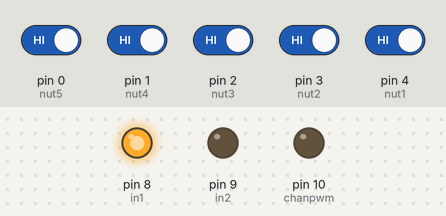
Bench run of a sketch on a simulated Arduino Uno, built with avr-gcc and run on an emulated ATmega328P. On the bench: output pins drawn as LEDs (lit = HIGH). The test bench sets the inputs (shaded band); at power-on: pin 0 (nut5), pin 1 (nut4), pin 2 (nut3), pin 3 (nut2), pin 4 (nut1) HIGH.

Above: at 1.2 s.
1.3 s: pin 0 (nut5) driven LOW
At 2.0 s:
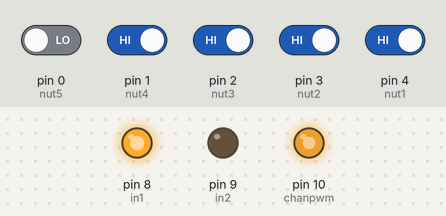
2.8 s: pin 1 (nut4) driven LOW
At 3.2 s:
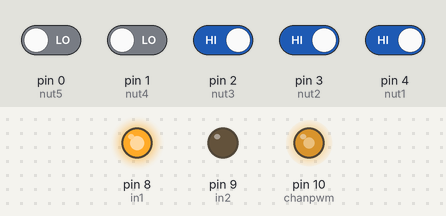
4.3 s: pin 2 (nut3) driven LOW
At 5.5 s:
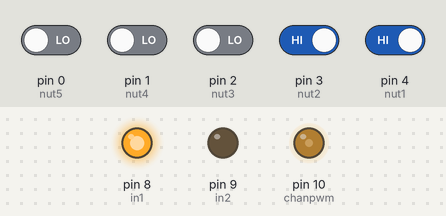
5.8 s: pin 3 (nut2) driven LOW
At 6.7 s:
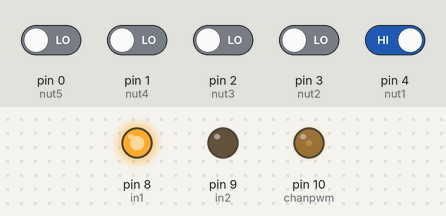
7.3 s: pin 4 (nut1) driven LOW
At 7.8 s:
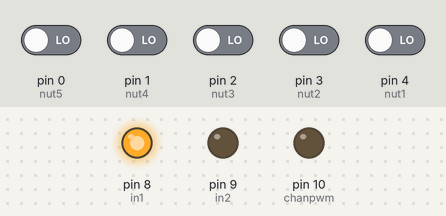
8.8 s: pin 4 (nut1) driven HIGH
At 10.1 s:
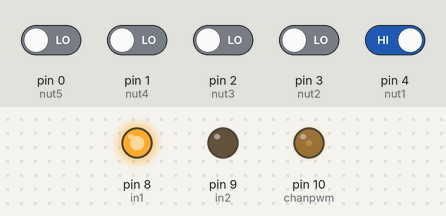
Timing chart, 0 to 11.3 s (numbered marks = the images above; inputs shaded):
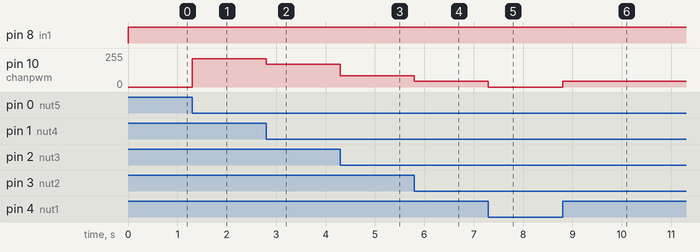

The sketch:

code36.ino
```cpp
int nut1=4, nut2=3, nut3=2,nut4=1,nut5=0;
int in1=8, in2=9, chanpwm=10;
void setup()
{
  pinMode(nut1,INPUT);
  pinMode(nut2,INPUT);
  pinMode(nut3,INPUT);
  pinMode(nut4,INPUT);
  pinMode(nut5,INPUT);
  pinMode(in1,OUTPUT);
  pinMode(in2,OUTPUT);
  pinMode(chanpwm,OUTPUT);
}
void loop()
{
  int docnut1=digitalRead(nut1);
  int docnut2=digitalRead(nut2);
  int docnut3=digitalRead(nut3);
  int docnut4=digitalRead(nut4);
  int docnut5=digitalRead(nut5);
  digitalWrite(in1,HIGH);
  digitalWrite(in2,LOW);
  if(docnut1==LOW)
  {
    analogWrite(chanpwm,0);
  }
  else if(docnut2==LOW)
  {
    analogWrite(chanpwm,43);
  }
  else if(docnut3==LOW)
  {
    analogWrite(chanpwm,85);
  }
  else if(docnut4==LOW)
  {
    analogWrite(chanpwm,170);
  }
  else if(docnut5==LOW)
  {
    analogWrite(chanpwm,213);
  }
}
```

Measured:
- after the input at 1.3 s, pin 10 (chanpwm): 0/255 → 213/255 at once
- after the input at 2.8 s, pin 10 (chanpwm): 213/255 → 170/255 at once
- after the input at 4.3 s, pin 10 (chanpwm): 170/255 → 85/255 at once
- after the input at 5.8 s, pin 10 (chanpwm): 85/255 → 43/255 at once
- after the input at 7.3 s, pin 10 (chanpwm): 43/255 → 0/255 at once
- after the input at 8.8 s, pin 10 (chanpwm): 0/255 → 43/255 at once
